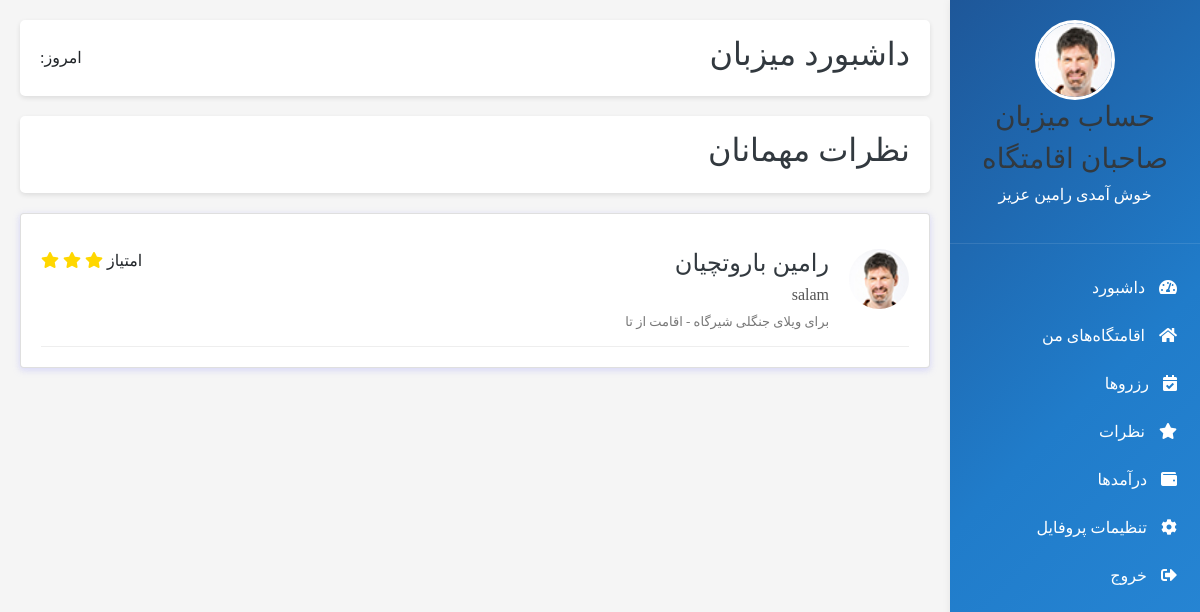
/admin-panel/eghamat/comment_list/ (signed in), run on the app's committed database.
### user_account/models.py (models this page shows, shortened)
class User(AbstractUser):
    user_number = models.CharField(max_length=50, null=True, verbose_name='شماره تماس')
    verification_code = models.CharField(max_length=6, null=True, blank=True)
    avatar = models.ImageField(upload_to='media', default='', null=True, verbose_name='آواتار')
    class Meta:
        verbose_name = 'کاربر'
        verbose_name_plural = 'کاربران'

### eghamatgah/models.py (models this page shows, shortened)
class EghamatComment(models.Model):
    STAR_TYPE = (
        ('1', '1'),
        ('2', '2'),
        ('3', '3'),
        ('4', '4'),
        ('5', '5'),
    )
    eghamat = models.ForeignKey(Eghamatgah, on_delete=models.CASCADE, verbose_name='اقامتگاه')
    parent = models.ForeignKey('EghamatComment', null=True,blank=True,on_delete=models.CASCADE,related_name='parentcomment', verbose_name='والد')
    user = models.ForeignKey(User,on_delete=models.CASCADE,null=True,blank=True,verbose_name='کاربر')
    create_date = models.DateTimeField(auto_now_add=True,verbose_name='تاریخ ثبت')
    text = models.TextField(verbose_name='متن نظر')
    star = models.CharField(max_length=20, choices=STAR_TYPE, verbose_name='امتیاز')
    booking = models.OneToOneField('booking.Booking',on_delete=models.CASCADE,default='',null=True,blank=True, verbose_name='رزرو مربوطه')
    class Meta:
        verbose_name = 'نظر اقامتگاه'
        verbose_name_plural = 'نظرات اقامتگاه'

class Eghamatgah(models.Model):
    type = (
        ('villa', 'ویلا'),
        ('aparteman', 'آپارتمان'),
        ('khanebagh', 'خانه باغ'),
        ('kolbe', 'کلبه'),
    )
    Ecategory = models.ManyToManyField(Eghamatgah_Category, blank=True, related_name='categories', verbose_name='دسته بندی')
    seller = models.ForeignKey(Seller,on_delete=models.CASCADE, related_name='seller', verbose_name='فروشنده')
    title = models.CharField(max_length=100, verbose_name='عنوان اقامتگاه')
    eghamat_type= models.CharField(max_length=100, choices=type, verbose_name='نوع اقامتگاه')
    ostan = models.CharField(max_length=20, verbose_name='استان')
    shahr = models.CharField(max_length=20, verbose_name='شهر')
    address = models.CharField(max_length=300, verbose_name='آدرس کامل')
    tedad_otagh = models.PositiveIntegerField(null=True, verbose_name='تعداد اتاق')
    metrazh = models.PositiveIntegerField(null=True, verbose_name='متراژ')
    zarfiat = models.PositiveIntegerField(null=True, verbose_name='ظرفیت')
    zarfiat_extra = models.DecimalField(max_digits=10,decimal_places=2, default=0, verbose_name='تعداد نفرات اضافه')
    gheymat_har_shab = models.IntegerField(null=True, verbose_name='قیمت هر شب')
    time_voroud = models.TimeField(null=True, verbose_name='تایم ورود')
    time_khorouj = models.TimeField(null=True, verbose_name='تایم خروج')
    description = models.CharField(max_length=200, verbose_name='توضیحات تکمیلی')
    wifi = models.BooleanField(default=False, verbose_name='اینترنت وای فای')
    parking = models.BooleanField(default=False, verbose_name='پارکینگ')
    pool = models.BooleanField(default=False, verbose_name='استخر')
    kitchen = models.BooleanField(default=False, verbose_name='آشپزخانه')
    tv = models.BooleanField(default=False, verbose_name='تلویزیون')
    image = models.ImageField(upload_to='media',default='', verbose_name='تصویر1')
    image2 = models.ImageField(upload_to='media',default='', verbose_name='تصویر2')
    image3 = models.ImageField(upload_to='media',default='', verbose_name='تصویر3')
    image4 = models.ImageField(upload_to='media',default='', verbose_name='تصویر4')
    image5 = models.ImageField(upload_to='media',default='', verbose_name='تصویر5')
    video = models.FileField(
        upload_to='videos',
        null=True,
        blank=True,
        validators=[FileExtensionValidator(allowed_extensions=['mp4', 'mov', 'avi'])],
        verbose_name='ویدیو'
    )
    aparat_video_id = models.CharField(max_length=100, null=True, blank=True)
    created_at = models.DateTimeField(auto_now_add=True)
    class Meta:
        verbose_name = 'مشخصات اقامتگاه'
        verbose_name_plural = 'مشخصات اقامتگاه ها'

### seller_admin_panel/views.py (the view)
@method_decorator(permission_checker_decorator_factory(), name='dispatch')
class EghamatCommentAdmin(ListView):
    model = EghamatComment
    form_class = EghamatCommentFormAdmin
    template_name = 'eghamatgah/comments.html'
    success_url = reverse_lazy('comment_list')
    def get_queryset(self):
        query = super(EghamatCommentAdmin, self).get_queryset()
        status = self.request.GET.get('status')
        eghamat_id = self.request.GET.get('eghamat')
        if status:
            query = query.filter(status=status)
        if eghamat_id:
            query = query.filter(eghamat__id=eghamat_id)
        return query.order_by('-create_date')

### polls/templatetags/poll_extras.py (called while the page is built)
@register.filter
def to_jalali(value):
    if not value:
        return ""
    try:
        return JalaliDate(value).strftime('%Y/%m/%d')
    except Exception:
        return value

@register.simple_tag
def today_jalali():
    return JalaliDate.today().strftime('%Y/%m/%d')

### utils/my_decoretors.py (called while the page is built)
def permission_checker_decorator_factory(data=None):
    def permission_checker_decorator(func):
        def wrapper(request: HttpRequest, *args, **kwargs):
            print(data)
            if request.user.is_authenticated and request.user.is_superuser:
                return func(request, *args, **kwargs)
            else:
                return redirect(reverse('login_page'))
        return wrapper
    return permission_checker_decorator

### seller_admin_panel/templates/eghamatgah/comments.html (shortened to what this page needs)
{% extends 'base/seller_dashboard.html' %}
{% load poll_extras %}
{% block admin_content %}
        <div class="dashboard-header">
            <h2>داشبورد میزبان</h2>
            <div>
                <span>امروز: {% today_jalali %}</span>
            </div>
        </div>
        <div>
            <div class="dashboard-header">
                <h2>نظرات مهمانان</h2>
            </div>
            <div class="card">
                {% for comment in object_list %}
                <div style="display: flex; gap: 20px; padding: 15px 0; border-bottom: 1px solid #eee;">
                    <img src="{{ comment.user.avatar.url}}" alt="{{ comment.user.first_name}}" style="width: 60px; height: 60px; border-radius: 50%; object-fit: cover;">
                    <div style="flex: 1;">
                        <div style="display: flex; justify-content: space-between;">
                            <h4 style="margin: 0;">{{ comment.user.first_name}} {{ comment.user.last_name }}</h4>
                            <div>
                                امتیاز
                                {% if comment.star == '1' %}
                                    <i class="fas fa-star" style="color: gold;"></i>
                                {% elif comment.star == '2' %}
                                    <i class="fas fa-star" style="color: gold;"></i>
                                    <i class="fas fa-star" style="color: gold;"></i>
                                {% elif comment.star == '3' %}
                                    <i class="fas fa-star" style="color: gold;"></i>
                                    <i class="fas fa-star" style="color: gold;"></i>
                                    <i class="fas fa-star" style="color: gold;"></i>
                                {% elif comment.star == '4' %}
                                    <i class="fas fa-star" style="color: gold;"></i>
                                    <i class="fas fa-star" style="color: gold;"></i>
                                    <i class="fas fa-star" style="color: gold;"></i>
                                    <i class="fas fa-star" style="color: gold;"></i>
                                {% elif comment.star == '5' %}
                                    <i class="fas fa-star" style="color: gold;"></i>
                                    <i class="fas fa-star" style="color: gold;"></i>
                                    <i class="fas fa-star" style="color: gold;"></i>
                                    <i class="fas fa-star" style="color: gold;"></i>
                                    <i class="fas fa-star" style="color: gold;"></i>
                                {% endif %}
                            </div>
                        </div>
                        <p style="margin: 5px 0 0; color: #555;">{{ comment.text }}</p>
                        <p style="margin: 5px 0 0; font-size: 13px; color: #777;">برای {{ comment.eghamat.title}} {{ comment.eghamat.shahr }} - اقامت از
                            {{ comment.booking.check_in|to_jalali}} تا {{ comment.booking.check_out|to_jalali }}</p>
                    </div>
                </div>
            {% endfor %}
            </div>
        </div>
{% endblock %}

### seller_admin_panel/templates/include/sidebar.html
    <div class="sidebar">
        <div class="sidebar-header">
            <img src="{{ user.avatar.url }}" alt="{{ user.title}}">
            <h3>حساب میزبان</h3>
            <h3>صاحبان اقامتگاه</h3>
            <p>خوش آمدی {{ user.first_name }} عزیز</p>
        </div>
        <div class="sidebar-menu">
            <a href="{% url 'admin_home' %}"><i class="fas fa-tachometer-alt"></i> داشبورد</a>
            <a href="{% url 'eghamat_list_dashboard' %}"><i class="fas fa-home"></i> اقامتگاه‌های من</a>
            <a href="{% url 'booking_list' %}"><i class="fas fa-calendar-check"></i> رزروها</a>
            <a href="{% url 'comment_list' %}"><i class="fas fa-star"></i> نظرات</a>
            <a href="{% url 'daramad' %}"><i class="fas fa-wallet"></i> درآمدها</a>
            <a href="{% url 'seller_profile' %}"><i class="fas fa-cog"></i> تنظیمات پروفایل</a>
            <a href="{% url 'home' %}"><i class="fas fa-sign-out-alt"></i> خروج</a>
        </div>
    </div>

### static/admin_panel/css/style.css (style rules this page uses)
.sidebar { width: 250px; background: linear-gradient(135deg, #1e5799 0%,#207cca 51%,#2989d8 100%); color: white; padding: 20px 0; box-shadow: 2px 0 10px rgba(0,0,0,0.1); }
.sidebar-header { padding: 0 20px 20px; border-bottom: 1px solid rgba(255,255,255,0.1); text-align: center; }
.sidebar-header img { width: 80px; height: 80px; border-radius: 50%; object-fit: cover; border: 3px solid white; }
.sidebar-menu { padding: 20px 0; }
.sidebar-menu a { display: block; padding: 12px 20px; color: white; text-decoration: none; transition: all 0.3s; border-right: 3px solid transparent; }
.sidebar-menu i { margin-left: 10px; }
.dashboard-header { background: white; padding: 15px 20px; border-radius: 5px; box-shadow: 0 2px 5px rgba(0,0,0,0.1); margin-bottom: 20px; display: flex; justify-content: space-between; align-items: center; }
.card { background: white; border-radius: 5px; padding: 20px; box-shadow: 0 2px 5px rgba(0,0,0,0.1); }

### data on the page
User: avatar (picture), first_name "رامین"
EghamatComment: user.avatar (picture), user.first_name "رامین", user.last_name "باروتچیان", star "3" (drawn), text "salam", eghamat "ویلای جنگلی", eghamat.shahr "شیرگاه"
